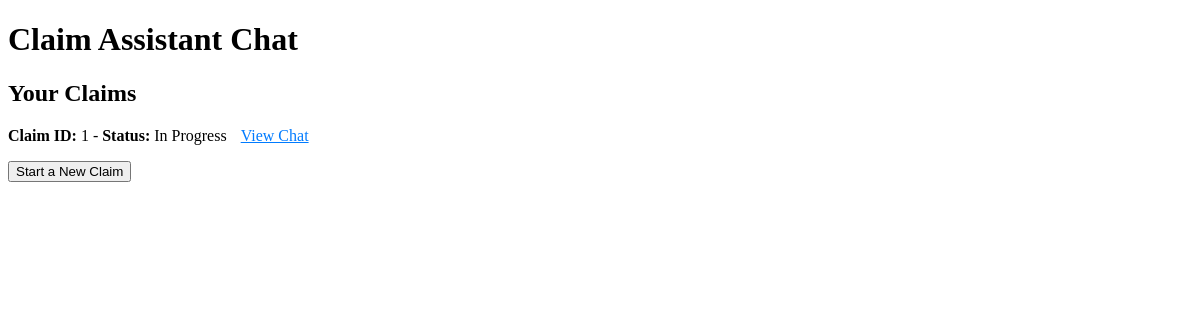
Page / (signed in) on the earlier database version.
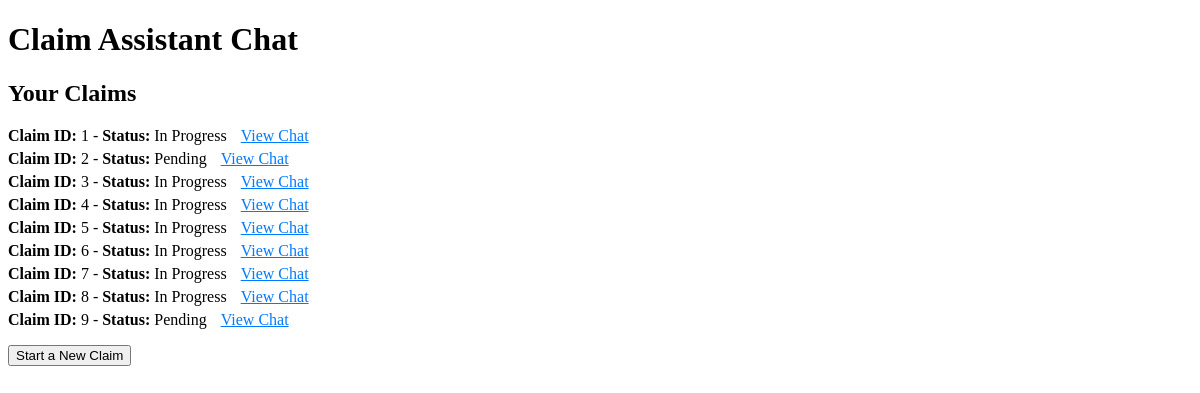
Same page on the later database version.
### app.py (models this page shows)
class Claim(db.Model):
    id = db.Column(db.Integer, primary_key=True)
    user_id = db.Column(db.Integer, db.ForeignKey('user.id'))
    raw_text = db.Column(db.Text)
    structured_data = db.Column(db.Text)
    status = db.Column(db.String(50))
    state = db.Column(db.String(50), default=ClaimState.START.value)
    adjudication_result = db.Column(db.Text)
    expert_feedback = db.Column(db.Text)
    merchant_response = db.Column(db.Text)
    created_at = db.Column(db.DateTime, default=datetime.utcnow)
    messages = db.relationship('Message', backref='claim', lazy=True)
    files = db.relationship('File', backref='claim', lazy=True)
    chat_locked = db.Column(db.Boolean, default=False)
    current_question = db.Column(db.String(50))  # To track the current question
    claim_summary = db.Column(db.Text)
    answers = db.Column(db.Text)  # New field to store answers as JSON
    question_index = db.Column(db.Integer)  # New field to store current question index

### app.py (the view)
@app.route('/')
def index():
    user_uuid = session.get('user_uuid')
    user = User.query.filter_by(user_uuid=user_uuid).first()
    if not user:
        return redirect(url_for('load_user'))
    claims = Claim.query.filter_by(user_id=user.id).all()
    transaction_details = {
        'transaction_name': 'Purchase at ABC Store',
        'date': '2023-10-15',
        'merchant_name': 'ABC Store',
        'merchant_email': 'merchant@example.com',
        'transaction_id': 'TX1234567890'
    }
    return render_template('index.html', transaction_details=transaction_details, claims=claims)

### app.py (called while the page is built)
@app.before_request
def load_user():
    user_uuid = session.get('user_uuid')
    if not user_uuid:
        user_uuid = str(uuid.uuid4())
        session['user_uuid'] = user_uuid
        user = User(user_uuid=user_uuid)
        db.session.add(user)
        db.session.commit()
    else:
        user = User.query.filter_by(user_uuid=user_uuid).first()
        if not user:
            user = User(user_uuid=user_uuid)
            db.session.add(user)
            db.session.commit()

### templates/index.html (shortened to what this page needs)
<!DOCTYPE html>
<html>
<head>
</head>
<body>
    <h1>Claim Assistant Chat</h1>
    <div id="claims-list">
        {% if claims %}
            <h2>Your Claims</h2>
            <ul>
                {% for claim in claims %}
                    <li>
                        <strong>Claim ID:</strong> {{ claim.id }} - <strong>Status:</strong> {{ claim.status }}
                        <a href="{{ url_for('view_claim', claim_id=claim.id) }}">View Chat</a>
                    </li>
                {% endfor %}
            </ul>
        {% else %}
            <p>You have no claims yet.</p>
        {% endif %}
        <button id="start-claim-button">Start a New Claim</button>
    </div>
</body>
</html>

### templates/index.html (style rules this page uses)
#claims-list ul { list-style-type: none; padding: 0; }
#claims-list li { margin: 5px 0; }
#claims-list a { margin-left: 10px; color: #007BFF; }

Differences in the rows shown:
added Claim: id "2", status "Pending"
added Claim: id "3", status "In Progress"
added Claim: id "4", status "In Progress"
added Claim: id "5", status "In Progress"
added Claim: id "6", status "In Progress"
added Claim: id "7", status "In Progress"
added Claim: id "8", status "In Progress"
added Claim: id "9", status "Pending"
